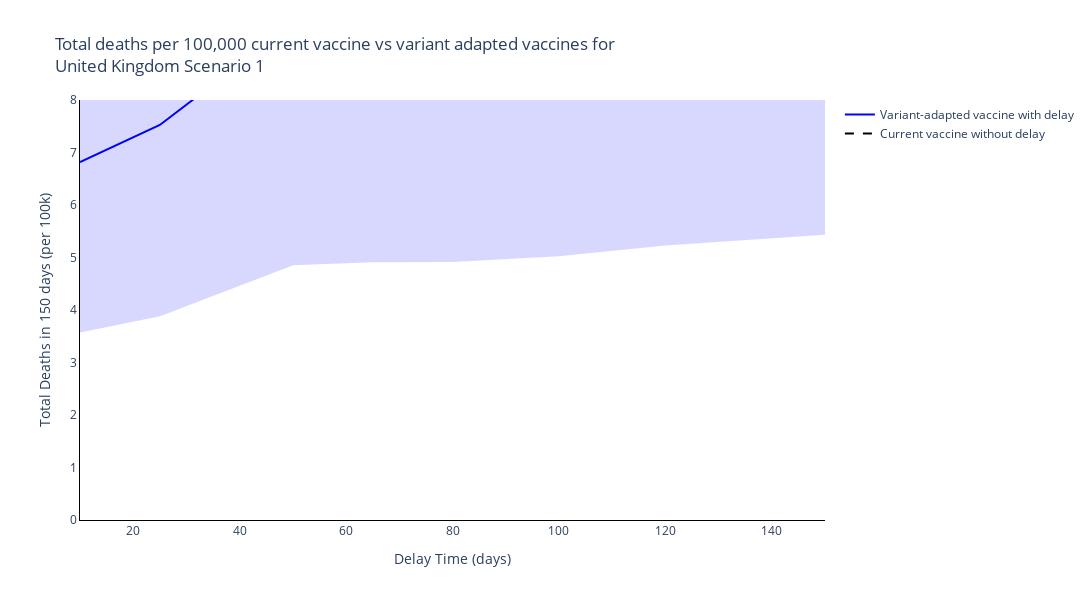
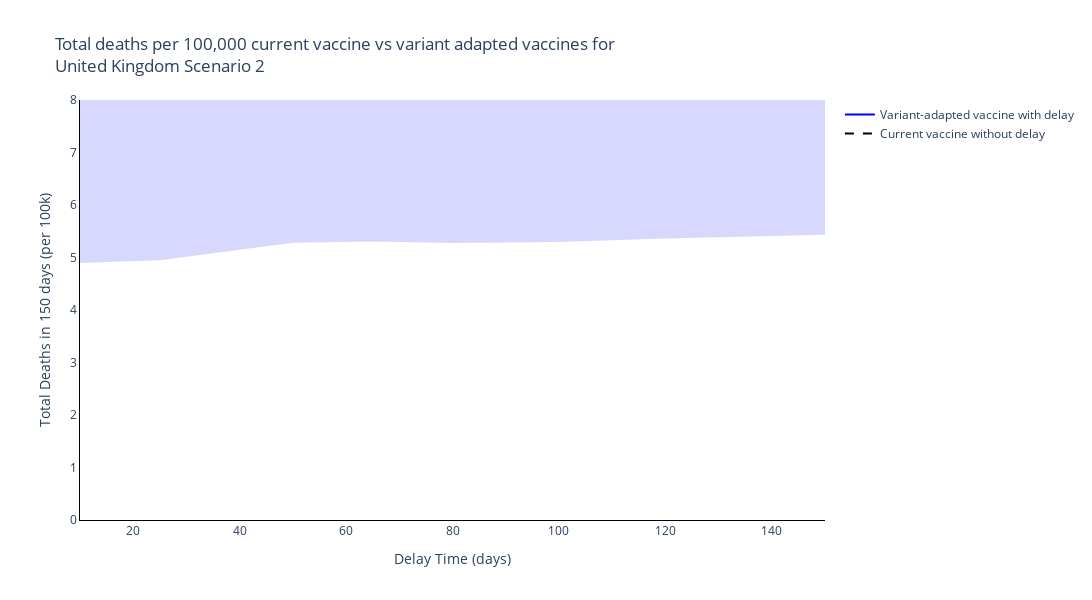
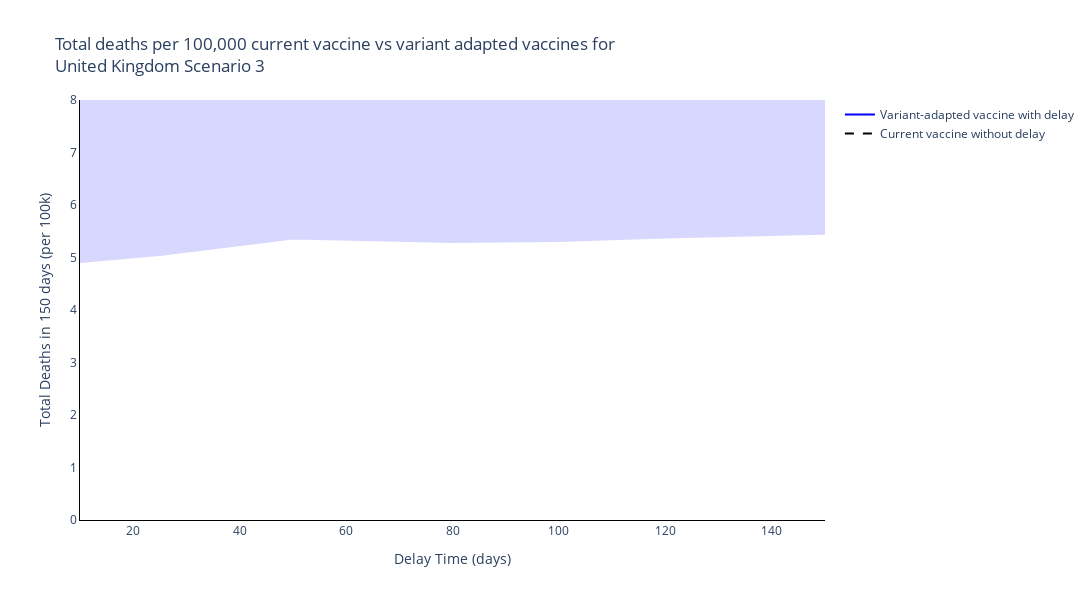
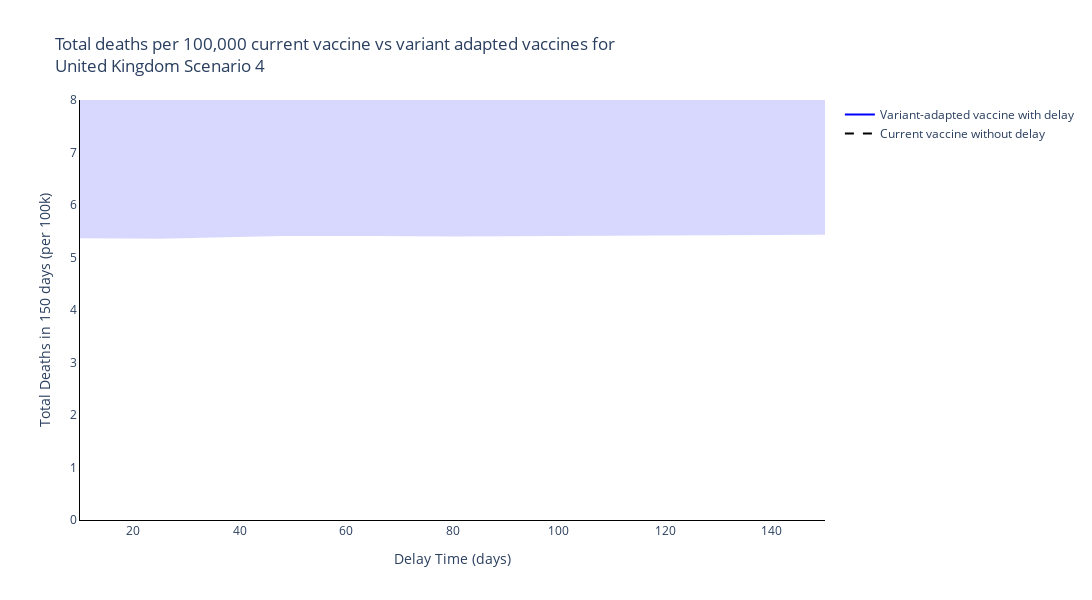

Notebook code for these charts, in order:
### Markdown cell above
## Summary Figures
### Time of switch from current to variant adapted vaccines

### Code cell
new_scenario_names = ['Scenario {}'.format(s+1) for s, scenario in enumerate(scenario_names[:-1])] + [scenario_names[-1]]

# Plot for each region
for r, reg in enumerate(regions):
    # Plot for each boosting scenario
    for s, scenario in enumerate(new_scenario_names):
        fig = go.Figure()
        fig.add_trace(
            go.Scatter(
                y=[np.sum(var_adapted_delayed_total_new_deaths_mean[r][dt, s, :]) for dt, delay_time in enumerate(delay_times)],
                x=delay_times,
                mode='lines',
                name='Variant-adapted vaccine with delay',
                line=dict(
                    color=colours[r]),
            )
        )

        fig.add_trace(
            go.Scatter(
                y=[np.sum(var_adapted_delayed_total_new_deaths_upper[r][dt, s, :]) for dt, delay_time in enumerate(delay_times)] + [np.sum(var_adapted_delayed_total_new_deaths_lower[r][dt, s, :]) for dt, delay_time in enumerate(delay_times)][::-1],
                x=delay_times + delay_times[::-1],
                mode='lines',
                name='Variant-adapted vaccine with delay',
                fill='toself',
                fillcolor=colours[r],
                line_color=colours[r],
                opacity=0.15,
                showlegend=False
            )
        )

        fig.add_trace(
            go.Scatter(
                y=[np.sum(current_vacc_total_new_deaths_mean[r][s,:])] * len(delay_times),
                x=delay_times,
                mode='lines',
                name='Current vaccine without delay',
                line=dict(
                    color='black',
                    dash='dash')
            )
        )

        # Add axis labels
        fig.update_layout(
            boxmode='group',
            title='Total deaths per 100,000 current vaccine vs variant adapted vaccines for <br>{} {}'.format(reg, scenario),
            width=1100,
            height=600,
            plot_bgcolor='white',
            xaxis=dict(
                linecolor='black',
                title='Delay Time (days)'
                ),
            yaxis=dict(
                linecolor='black',
                title='Total Deaths in 150 days (per 100k)',
                range=[0, 8]),
            hovermode='x unified'
            )

        fig.write_image('images/report5_time_switch_vaccine_type/Time of switch from current to variant adapted vaccines {} {}.pdf'.format(reg, scenario))
        fig.show()

### Figure 1 — Plotly figure (JSON) as saved in the notebook; plotly's stock layout.template omitted (floating-point values rounded to 4 significant figures)
{"data": [{"line": {"color": "blue"}, "mode": "lines", "name": "Variant-adapted vaccine with delay", "type": "scatter", "x": [10, 25, 50, 65, 80, 100, 120, 150], "y": [6.817, 7.525, 9.453, 9.642, 9.645, 9.699, 9.951, 10.28]}, {"fill": "toself", "fillcolor": "blue", "line": {"color": "blue"}, "mode": "lines", "name": "Variant-adapted vaccine with delay", "opacity": 0.15, "showlegend": false, "type": "scatter", "x": [10, 25, 50, 65, 80, 100, 120, 150, 150, 120, 100, 80, 65, 50, 25, 10], "y": [27.0, 30.17, 37.98, 38.43, 38.28, 38.13, 38.82, 39.94, 5.454, 5.246, 5.043, 4.935, 4.927, 4.87, 3.899, 3.59]}, {"line": {"color": "black", "dash": "dash"}, "mode": "lines", "name": "Current vaccine without delay", "type": "scatter", "x": [10, 25, 50, 65, 80, 100, 120, 150], "y": [9.296, 9.296, 9.296, 9.296, 9.296, 9.296, 9.296, 9.296]}], "layout": {"boxmode": "group", "height": 600, "hovermode": "x unified", "plot_bgcolor": "white", "title": {"text": "Total deaths per 100,000 current vaccine vs variant adapted vaccines for <br>United Kingdom Scenario 1"}, "width": 1100, "xaxis": {"linecolor": "black", "title": {"text": "Delay Time (days)"}}, "yaxis": {"linecolor": "black", "range": [0, 8], "title": {"text": "Total Deaths in 150 days (per 100k)"}}}}

### Figure 2 — Plotly figure (JSON) as saved in the notebook; plotly's stock layout.template omitted (floating-point values rounded to 4 significant figures)
{"data": [{"line": {"color": "blue"}, "mode": "lines", "name": "Variant-adapted vaccine with delay", "type": "scatter", "x": [10, 25, 50, 65, 80, 100, 120, 150], "y": [9.271, 9.341, 10.03, 10.11, 10.1, 10.1, 10.17, 10.28]}, {"fill": "toself", "fillcolor": "blue", "line": {"color": "blue"}, "mode": "lines", "name": "Variant-adapted vaccine with delay", "opacity": 0.15, "showlegend": false, "type": "scatter", "x": [10, 25, 50, 65, 80, 100, 120, 150, 150, 120, 100, 80, 65, 50, 25, 10], "y": [36.05, 36.03, 39.09, 39.52, 39.48, 39.42, 39.61, 39.94, 5.454, 5.382, 5.313, 5.297, 5.323, 5.299, 4.968, 4.916]}, {"line": {"color": "black", "dash": "dash"}, "mode": "lines", "name": "Current vaccine without delay", "type": "scatter", "x": [10, 25, 50, 65, 80, 100, 120, 150], "y": [10.01, 10.01, 10.01, 10.01, 10.01, 10.01, 10.01, 10.01]}], "layout": {"boxmode": "group", "height": 600, "hovermode": "x unified", "plot_bgcolor": "white", "title": {"text": "Total deaths per 100,000 current vaccine vs variant adapted vaccines for <br>United Kingdom Scenario 2"}, "width": 1100, "xaxis": {"linecolor": "black", "title": {"text": "Delay Time (days)"}}, "yaxis": {"linecolor": "black", "range": [0, 8], "title": {"text": "Total Deaths in 150 days (per 100k)"}}}}

### Figure 3 — Plotly figure (JSON) as saved in the notebook; plotly's stock layout.template omitted (floating-point values rounded to 4 significant figures)
{"data": [{"line": {"color": "blue"}, "mode": "lines", "name": "Variant-adapted vaccine with delay", "type": "scatter", "x": [10, 25, 50, 65, 80, 100, 120, 150], "y": [9.271, 9.505, 10.1, 10.12, 10.1, 10.1, 10.17, 10.28]}, {"fill": "toself", "fillcolor": "blue", "line": {"color": "blue"}, "mode": "lines", "name": "Variant-adapted vaccine with delay", "opacity": 0.15, "showlegend": false, "type": "scatter", "x": [10, 25, 50, 65, 80, 100, 120, 150, 150, 120, 100, 80, 65, 50, 25, 10], "y": [36.05, 37.07, 39.42, 39.55, 39.48, 39.42, 39.61, 39.94, 5.454, 5.382, 5.313, 5.297, 5.327, 5.363, 5.049, 4.916]}, {"line": {"color": "black", "dash": "dash"}, "mode": "lines", "name": "Current vaccine without delay", "type": "scatter", "x": [10, 25, 50, 65, 80, 100, 120, 150], "y": [10.01, 10.01, 10.01, 10.01, 10.01, 10.01, 10.01, 10.01]}], "layout": {"boxmode": "group", "height": 600, "hovermode": "x unified", "plot_bgcolor": "white", "title": {"text": "Total deaths per 100,000 current vaccine vs variant adapted vaccines for <br>United Kingdom Scenario 3"}, "width": 1100, "xaxis": {"linecolor": "black", "title": {"text": "Delay Time (days)"}}, "yaxis": {"linecolor": "black", "range": [0, 8], "title": {"text": "Total Deaths in 150 days (per 100k)"}}}}

### Figure 4 — Plotly figure (JSON) as saved in the notebook; plotly's stock layout.template omitted (floating-point values rounded to 4 significant figures)
{"data": [{"line": {"color": "blue"}, "mode": "lines", "name": "Variant-adapted vaccine with delay", "type": "scatter", "x": [10, 25, 50, 65, 80, 100, 120, 150], "y": [10.17, 10.08, 10.24, 10.25, 10.24, 10.24, 10.26, 10.28]}, {"fill": "toself", "fillcolor": "blue", "line": {"color": "blue"}, "mode": "lines", "name": "Variant-adapted vaccine with delay", "opacity": 0.15, "showlegend": false, "type": "scatter", "x": [10, 25, 50, 65, 80, 100, 120, 150, 150, 120, 100, 80, 65, 50, 25, 10], "y": [39.55, 39.01, 39.8, 39.87, 39.86, 39.85, 39.88, 39.94, 5.454, 5.442, 5.422, 5.417, 5.427, 5.434, 5.377, 5.385]}, {"line": {"color": "black", "dash": "dash"}, "mode": "lines", "name": "Current vaccine without delay", "type": "scatter", "x": [10, 25, 50, 65, 80, 100, 120, 150], "y": [10.25, 10.25, 10.25, 10.25, 10.25, 10.25, 10.25, 10.25]}], "layout": {"boxmode": "group", "height": 600, "hovermode": "x unified", "plot_bgcolor": "white", "title": {"text": "Total deaths per 100,000 current vaccine vs variant adapted vaccines for <br>United Kingdom Scenario 4"}, "width": 1100, "xaxis": {"linecolor": "black", "title": {"text": "Delay Time (days)"}}, "yaxis": {"linecolor": "black", "range": [0, 8], "title": {"text": "Total Deaths in 150 days (per 100k)"}}}}
